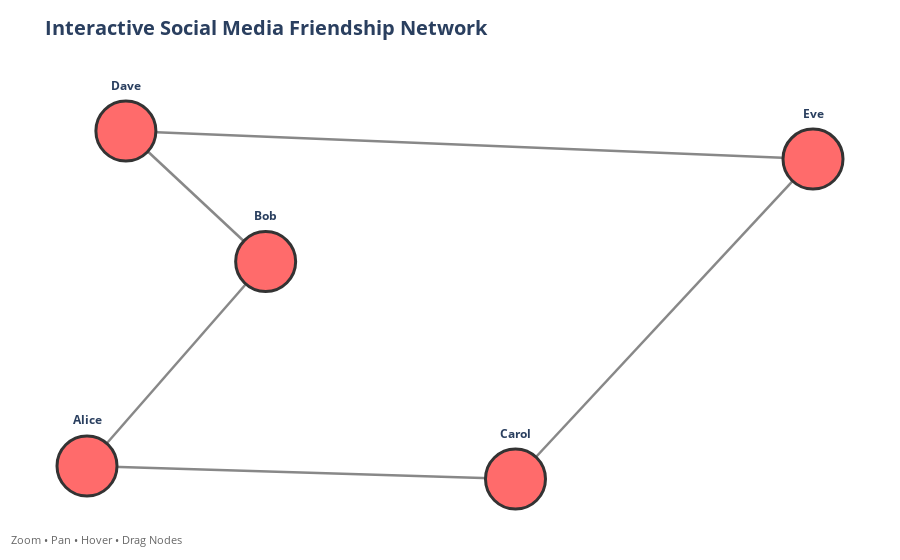

Notebook cell for this chart:
### Code cell
# --------------------------------------------------------------
# Assignment-05: Q2 - Social Media Friendship Network
# --------------------------------------------------------------
import pandas as pd
import plotly.graph_objects as go
import networkx as nx

# Load social connections
df = pd.read_csv("social_connections.csv")

# Create directed graph
G = nx.from_pandas_edgelist(
    df, source='Source', target='Target',
    edge_attr='Relationship', create_using=nx.DiGraph()
)

# Compute layout
pos = nx.spring_layout(G, k=1.5, iterations=70, seed=42)

# === Nodes ===
node_x = [pos[n][0] for n in G.nodes()]
node_y = [pos[n][1] for n in G.nodes()]
node_text = [f"<b>{n}</b>" for n in G.nodes()]

# === Edges ===
edge_x, edge_y, edge_hover = [], [], []
for edge in G.edges(data=True):
    x0, y0 = pos[edge[0]]
    x1, y1 = pos[edge[1]]
    edge_x += [x0, x1, None]
    edge_y += [y0, y1, None]
    edge_hover.append(
        f"<b>{edge[0]} → {edge[1]}</b><br>"
        f"Relationship: <b>{edge[2]['Relationship']}</b>"
    )

# Edge trace
edge_trace = go.Scatter(
    x=edge_x, y=edge_y,
    line=dict(width=2.5, color='#888'),
    hoverinfo='text',
    text=edge_hover,
    mode='lines'
)

# Node trace
node_trace = go.Scatter(
    x=node_x, y=node_y,
    mode='markers+text',
    hoverinfo='text',
    text=node_text,
    textposition="top center",
    marker=dict(
        size=60,
        color='#FF6B6B',
        line=dict(width=3, color='#333')
    ),
    hovertemplate="%{text}<extra></extra>"
)

# Create figure
fig = go.Figure(
    data=[edge_trace, node_trace],
    layout=go.Layout(
        title="<b>Interactive Social Media Friendship Network</b>",
        titlefont_size=20,
        showlegend=False,
        hovermode='closest',
        margin=dict(b=20, l=5, r=5, t=70),
        xaxis=dict(showgrid=False, zeroline=False, showticklabels=False),
        yaxis=dict(showgrid=False, zeroline=False, showticklabels=False),
        template="plotly_white",
        annotations=[dict(
            text="Zoom • Pan • Hover • Drag Nodes",
            showarrow=False,
            xref="paper", yref="paper",
            x=0.005, y=-0.02,
            font=dict(color="#666", size=11)
        )]
    )
)

fig.update_layout(dragmode='pan')
fig.show()
fig.write_html("q2_social_network_graph.html")

### Figure 1 — Plotly figure (JSON) as saved in the notebook; plotly's stock layout.template omitted (floating-point values rounded to 4 significant figures)
{"data": [{"hoverinfo": "text", "line": {"color": "#888", "width": 2.5}, "mode": "lines", "text": ["<b>Alice → Bob</b><br>Relationship: <b>Friend</b>", "<b>Alice → Carol</b><br>Relationship: <b>Colleague</b>", "<b>Bob → Dave</b><br>Relationship: <b>Follower</b>", "<b>Carol → Eve</b><br>Relationship: <b>Friend</b>", "<b>Dave → Eve</b><br>Relationship: <b>Colleague</b>"], "type": "scatter", "x": [-0.6076, -0.212, null, -0.6076, 0.3412, null, -0.212, -0.5215, null, 0.3412, 1, null, -0.5215, 1, null], "y": [-0.764, 0.1732, null, -0.764, -0.8237, null, 0.1732, 0.7716, null, -0.8237, 0.6428, null, 0.7716, 0.6428, null]}, {"hoverinfo": "text", "hovertemplate": "%{text}<extra></extra>", "marker": {"color": "#FF6B6B", "line": {"color": "#333", "width": 3}, "size": 60}, "mode": "markers+text", "text": ["<b>Alice</b>", "<b>Bob</b>", "<b>Carol</b>", "<b>Dave</b>", "<b>Eve</b>"], "textposition": "top center", "type": "scatter", "x": [-0.6076, -0.212, 0.3412, -0.5215, 1], "y": [-0.764, 0.1732, -0.8237, 0.7716, 0.6428]}], "layout": {"annotations": [{"font": {"color": "#666", "size": 11}, "showarrow": false, "text": "Zoom • Pan • Hover • Drag Nodes", "x": 0.005, "xref": "paper", "y": -0.02, "yref": "paper"}], "dragmode": "pan", "hovermode": "closest", "margin": {"b": 20, "l": 5, "r": 5, "t": 70}, "showlegend": false, "title": {"font": {"size": 20}, "text": "<b>Interactive Social Media Friendship Network</b>"}, "xaxis": {"showgrid": false, "showticklabels": false, "zeroline": false}, "yaxis": {"showgrid": false, "showticklabels": false, "zeroline": false}}}
